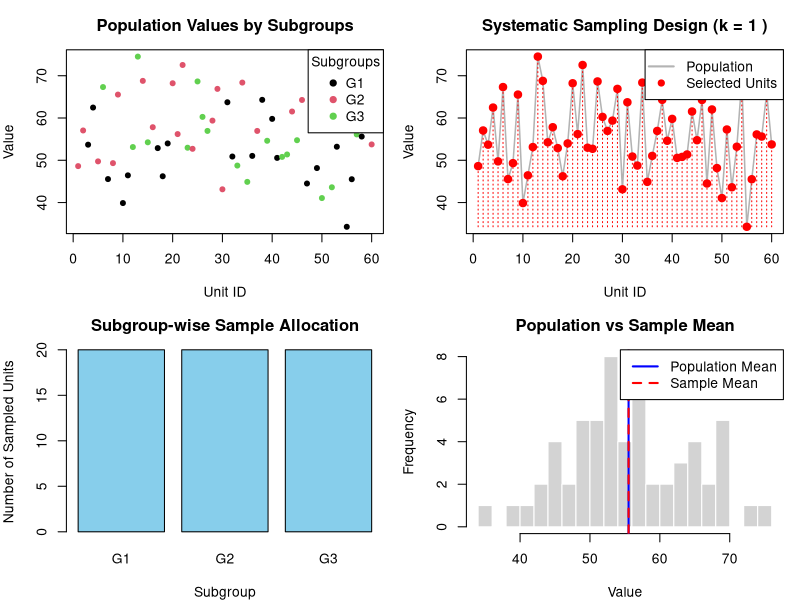

Generate this figure with R:
## ---- chunk 1
# ============================================================
# SYSTEMATIC SAMPLING: SAMPLE SIZE DETERMINATION
# ============================================================

# Clear workspace
rm(list = ls())

set.seed(123)

# ------------------------------------------------------------
# 1. POPULATION & SUBGROUP INFORMATION
# ------------------------------------------------------------

population <- data.frame(
  unit_id = 1:60,
  subgroup = rep(c("G1", "G2", "G3"), each = 20),
  value = c(rnorm(20, 50, 8),
            rnorm(20, 60, 10),
            rnorm(20, 55, 9))
)

# IMPORTANT: Randomize order for valid systematic sampling
population <- population[sample(1:nrow(population)), ]
population$unit_id <- 1:nrow(population)

N <- nrow(population)

# Subgroup information
subgroup_data <- data.frame(
  Subgroup = c("G1", "G2", "G3"),
  Nh = c(20, 20, 20),
  Sh = c(sd(population$value[population$subgroup == "G1"]),
         sd(population$value[population$subgroup == "G2"]),
         sd(population$value[population$subgroup == "G3"])),
  Cost = c(1, 1.5, 2),      # Cost per unit
  Time = c(2, 3, 4)         # Time per unit
)

subgroup_data$Wh <- subgroup_data$Nh / N

# ------------------------------------------------------------
# 2. TRUE POPULATION PARAMETERS
# ------------------------------------------------------------

true_mean <- mean(population$value)
true_variance <- var(population$value)

cat("TRUE POPULATION PARAMETERS\n")
cat("Population Size (N):", N, "\n")
cat("True Mean:", round(true_mean, 3), "\n")
cat("True Variance:", round(true_variance, 3), "\n\n")

# ------------------------------------------------------------
# 3. PRECISION & CONFIDENCE SETTINGS
# ------------------------------------------------------------

d <- 2
confidence_level <- 0.95
Z <- qnorm((1 + confidence_level) / 2)

cat("Precision Settings\n")
cat("Confidence Level:", confidence_level * 100, "%\n")
cat("Z value:", round(Z, 3), "\n")
cat("Allowable Error (d):", d, "\n\n")

# ------------------------------------------------------------
# 4. REQUIRED SAMPLE SIZE (SYSTEMATIC SAMPLING)
# ------------------------------------------------------------

n_sys <- ceiling((Z^2 * true_variance) / d^2)

cat("SYSTEMATIC SAMPLING\n")
cat("Required Sample Size (n):", n_sys, "\n\n")

# Sampling interval (must be ≥ 1)
k <- max(1, floor(N / n_sys))

cat("Sampling Interval (k):", k, "\n\n")

# ------------------------------------------------------------
# 5. SYSTEMATIC SAMPLE SELECTION
# ------------------------------------------------------------

r <- sample(1:k, 1)

sample_indices <- seq(r, by = k, length.out = n_sys)
sample_indices <- sample_indices[sample_indices <= N]

systematic_sample <- population[sample_indices, ]

cat("Random Start (r):", r, "\n")
cat("Final Sample Size:", nrow(systematic_sample), "\n\n")

# ------------------------------------------------------------
# 6. ESTIMATION OF POPULATION MEAN
# ------------------------------------------------------------

sample_mean <- mean(systematic_sample$value)
bias <- sample_mean - true_mean

cat("ESTIMATION RESULTS\n")
cat("Sample Mean:", round(sample_mean, 3), "\n")
cat("Bias:", round(bias, 3), "\n\n")

# ------------------------------------------------------------
# 7. COST & TIME CALCULATION
# ------------------------------------------------------------

systematic_sample <- merge(systematic_sample,
                           subgroup_data[, c("Subgroup", "Cost", "Time")],
                           by.x = "subgroup",
                           by.y = "Subgroup")

total_cost <- sum(systematic_sample$Cost)
total_time <- sum(systematic_sample$Time)

cat("SURVEY RESOURCE ESTIMATION\n")
cat("Total Survey Cost:", round(total_cost, 2), "\n")
cat("Total Survey Time:", round(total_time, 2), "units\n\n")

# ------------------------------------------------------------
# 8. SUBGROUP-WISE SAMPLE DISTRIBUTION
# ------------------------------------------------------------

subgroup_sample_distribution <- table(systematic_sample$subgroup)

cat("SUBGROUP-WISE SAMPLE DISTRIBUTION\n")
print(subgroup_sample_distribution)
cat("\n")

# ------------------------------------------------------------
# 9. IMPROVED EXPERIMENT DESIGN PLOTS
# ------------------------------------------------------------

par(mfrow = c(2, 2), mar = c(4, 4, 3, 1))

# Plot 1: Population by Subgroups
plot(population$unit_id, population$value,
     col = as.numeric(factor(population$subgroup)),
     pch = 19, cex = 0.8,
     main = "Population Values by Subgroups",
     xlab = "Unit ID", ylab = "Value")

legend("topright",
       legend = levels(factor(population$subgroup)),
       col = 1:length(unique(population$subgroup)),
       pch = 19,
       title = "Subgroups")

# Plot 2: Systematic Sampling Design
plot(population$unit_id, population$value,
     type = "l", col = "grey70", lwd = 1.5,
     main = paste("Systematic Sampling Design (k =", k, ")"),
     xlab = "Unit ID", ylab = "Value")

points(systematic_sample$unit_id,
       systematic_sample$value,
       col = "red", pch = 19, cex = 1.2)

segments(systematic_sample$unit_id,
         min(population$value),
         systematic_sample$unit_id,
         systematic_sample$value,
         col = "red", lty = 3)

legend("topright",
       legend = c("Population", "Selected Units"),
       col = c("grey70", "red"),
       lwd = c(2, NA),
       pch = c(NA, 19))

# Plot 3: Subgroup-wise Sample Allocation
barplot(subgroup_sample_distribution,
        col = "skyblue",
        main = "Subgroup-wise Sample Allocation",
        xlab = "Subgroup",
        ylab = "Number of Sampled Units")

# Plot 4: Population vs Sample Mean
hist(population$value, breaks = 20,
     col = "lightgrey", border = "white",
     main = "Population vs Sample Mean",
     xlab = "Value")

abline(v = true_mean, col = "blue", lwd = 2)
abline(v = sample_mean, col = "red", lwd = 2, lty = 2)

legend("topright",
       legend = c("Population Mean", "Sample Mean"),
       col = c("blue", "red"),
       lwd = 2, lty = c(1, 2))

par(mfrow = c(1, 1))

# ------------------------------------------------------------
# 10. SUMMARY TABLE
# ------------------------------------------------------------

summary_table <- data.frame(
  Parameter = c("Population Mean", "Sample Mean", "Bias",
                "Sample Size", "Total Cost", "Total Time"),
  Value = c(round(true_mean, 3),
            round(sample_mean, 3),
            round(bias, 3),
            nrow(systematic_sample),
            round(total_cost, 2),
            round(total_time, 2))
)

cat("SUMMARY TABLE\n")
print(summary_table)

